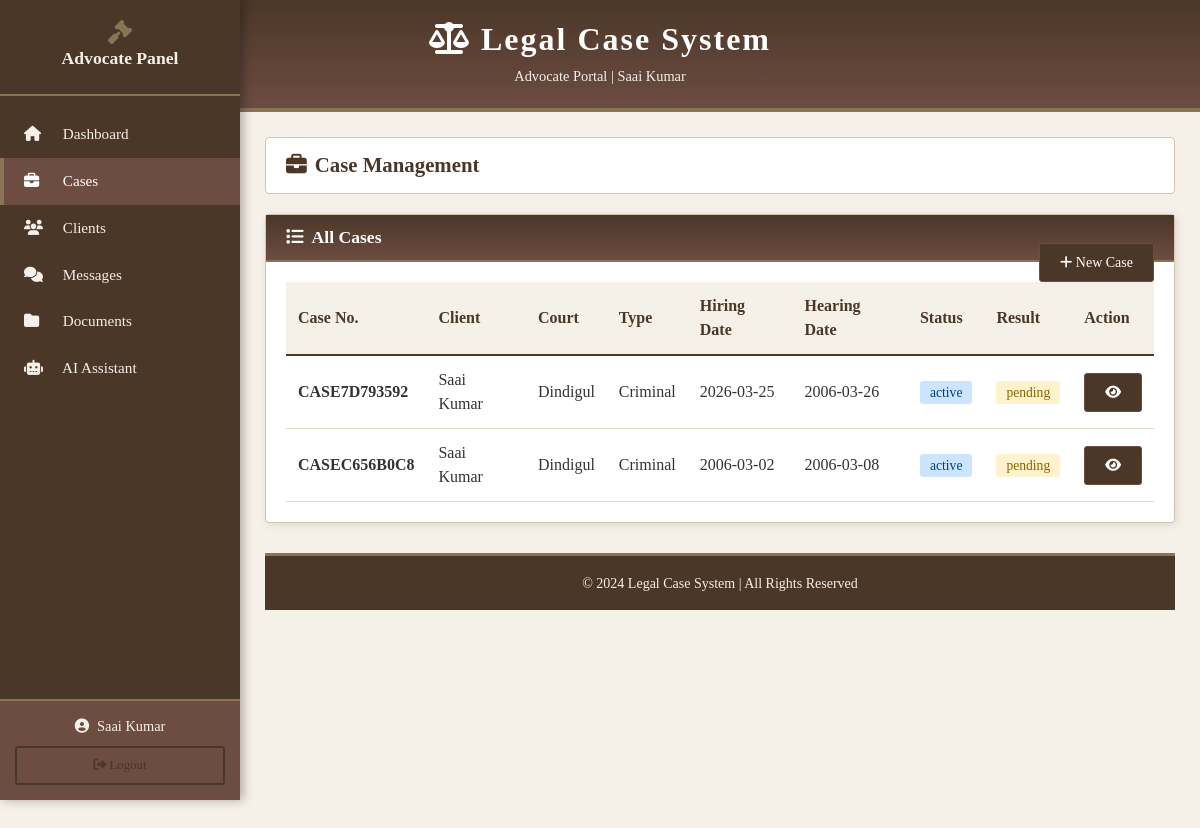
The app's page /advocate/cases (signed in) with its own data.
### tables this page shows
CREATE TABLE clients (
        id INTEGER PRIMARY KEY AUTOINCREMENT,
        client_id TEXT UNIQUE NOT NULL,
        password TEXT NOT NULL,
        name TEXT NOT NULL,
        email TEXT UNIQUE NOT NULL,
        phone TEXT,
        address TEXT,
        created_at TIMESTAMP DEFAULT CURRENT_TIMESTAMP
    , aadhar_number TEXT, profile_image TEXT);

CREATE TABLE cases (
        id INTEGER PRIMARY KEY AUTOINCREMENT,
        case_number TEXT UNIQUE NOT NULL,
        client_id INTEGER NOT NULL,
        advocate_id INTEGER NOT NULL,
        court_name TEXT NOT NULL,
        case_type TEXT NOT NULL,
        hiring_date DATE NOT NULL,
        hearing_date DATE,
        case_result TEXT DEFAULT 'pending',
        description TEXT,
        status TEXT DEFAULT 'active',
        created_at TIMESTAMP DEFAULT CURRENT_TIMESTAMP,
        FOREIGN KEY (client_id) REFERENCES clients(id),
        FOREIGN KEY (advocate_id) REFERENCES advocates(id)
    );

### app.py (the view, shortened to what this page needs)
@app.route('/advocate/cases', methods=['GET', 'POST'])
@login_required
def advocate_cases():
    if session['user_type'] != 'advocate':
        return redirect(url_for('login'))
    conn = get_db_connection()
    cases = conn.execute('''SELECT c.*, cl.name as client_name
        FROM cases c JOIN clients cl ON c.client_id = cl.id
        WHERE c.advocate_id = ? ORDER BY c.created_at DESC''', (session['user_id'],)).fetchall()
    clients = conn.execute('SELECT * FROM clients').fetchall()
    conn.close()
    return render_template('advocate_cases.html', cases=cases, clients=clients)

### app.py (called while the page is built)
def get_db_connection():
    conn = sqlite3.connect('advocate_system.db')
    conn.row_factory = sqlite3.Row
    return conn

def login_required(f):
    @wraps(f)
    def decorated_function(*args, **kwargs):
        if 'user_id' not in session or 'user_type' not in session:
            return redirect(url_for('login'))
        return f(*args, **kwargs)
    return decorated_function

### templates/advocate_cases.html (shortened to what this page needs)
{% extends "base.html" %}
{% block content %}
<div class="trad-header">
    <h1><i class="fas fa-balance-scale"></i> Legal Case System</h1>
    <div class="subtitle">Advocate Portal | {{ session['user_name'] }}</div>
</div>
<div class="trad-sidebar">
    <div class="trad-sidebar-header">
        <i class="fas fa-gavel"></i>
        <h4>Advocate Panel</h4>
    </div>
    <div class="trad-sidebar-menu">
        <a href="{{ url_for('advocate_dashboard') }}">
            <i class="fas fa-home"></i> Dashboard
        </a>
        <a href="{{ url_for('advocate_cases') }}" class="active">
            <i class="fas fa-briefcase"></i> Cases
        </a>
        <a href="{{ url_for('advocate_clients') }}">
            <i class="fas fa-users"></i> Clients
        </a>
        <a href="{{ url_for('advocate_messages') }}">
            <i class="fas fa-comments"></i> Messages
        </a>
        <a href="{{ url_for('advocate_documents') }}">
            <i class="fas fa-folder"></i> Documents
        </a>
        <a href="{{ url_for('ai_assistant') }}">
            <i class="fas fa-robot"></i> AI Assistant
        </a>
    </div>
    <div class="trad-sidebar-user">
        <div class="user-name">
            <i class="fas fa-user-circle me-2"></i>{{ session['user_name'] }}
        </div>
        <a href="{{ url_for('logout') }}" class="btn btn-sm btn-trad-outline w-100 mt-2" style="font-size:0.8rem;">
            <i class="fas fa-sign-out-alt"></i> Logout
        </a>
    </div>
</div>
<div class="trad-main">
    <div class="trad-page-header">
        <h2><i class="fas fa-briefcase me-2"></i>Case Management</h2>
    </div>
    <div class="trad-card">
        <div class="trad-card-header">
            <h4><i class="fas fa-list me-2"></i>All Cases</h4>
            <button class="btn btn-sm btn-trad" data-bs-toggle="modal" data-bs-target="#newCaseModal" style="float:right; margin-top:-5px;">
                <i class="fas fa-plus"></i> New Case
            </button>
        </div>
        <div class="trad-card-body">
            {% if cases %}
            <table class="trad-table">
                <thead>
                    <tr>
                        <th>Case No.</th>
                        <th>Client</th>
                        <th>Court</th>
                        <th>Type</th>
                        <th>Hiring Date</th>
                        <th>Hearing Date</th>
                        <th>Status</th>
                        <th>Result</th>
                        <th>Action</th>
                    </tr>
                </thead>
                <tbody>
                    {% for case in cases %}
                    <tr>
                        <td><strong>{{ case.case_number }}</strong></td>
                        <td>{{ case.client_name }}</td>
                        <td>{{ case.court_name }}</td>
                        <td>{{ case.case_type }}</td>
                        <td>{{ case.hiring_date }}</td>
                        <td>{{ case.hearing_date or '-' }}</td>
                        <td><span class="status-{{ case.status }}">{{ case.status }}</span></td>
                        <td><span class="status-{{ case.case_result }}">{{ case.case_result }}</span></td>
                        <td>
                            <a href="{{ url_for('advocate_case_detail', case_id=case.id) }}" class="btn btn-sm btn-trad">
                                <i class="fas fa-eye"></i>
                            </a>
                        </td>
                    </tr>
                    {% endfor %}
                </tbody>
            </table>
            {% else %}
            <div class="empty-state">
                <i class="fas fa-folder-open"></i>
                <p>No cases yet</p>
            </div>
            {% endif %}
        </div>
    </div>
    <div class="trad-footer">
        <small>&copy; 2024 Legal Case System | All Rights Reserved</small>
    </div>
</div>
{% endblock %}

### templates/base.html (style rules this page uses)
:root { --primary-brown: #4a3728; --secondary-brown: #6d4c41; --cream: #f5f0e8; --dark-gold: #8b7355; --pure-black: #1a1a1a; --charcoal: #333333; --white: #ffffff; --light-cream: #faf8f5; }
* { margin: 0; padding: 0; box-sizing: border-box; }
body { font-family: 'Georgia', 'Times New Roman', serif; background-color: var(--cream); color: var(--charcoal); }
h1, h2, h3, h4, h5, h6 { font-family: 'Georgia', serif; font-weight: 600; }
.trad-header { background: linear-gradient(180deg, var(--primary-brown) 0%, var(--secondary-brown) 100%); padding: 20px 0; border-bottom: 4px solid var(--dark-gold); }
.trad-header h1 { color: var(--white); font-size: 2rem; text-align: center; letter-spacing: 2px; }
.trad-header .subtitle { color: var(--cream); text-align: center; font-size: 0.9rem; margin-top: 5px; }
.trad-sidebar { background: var(--primary-brown); min-height: 100vh; padding: 0; position: fixed; width: 240px; left: 0; top: 0; box-shadow: 3px 0 10px rgba(0,0,0,0.3); }
.trad-sidebar-header { padding: 20px 15px; border-bottom: 2px solid var(--dark-gold); text-align: center; }
.trad-sidebar-header h4 { color: var(--cream); font-size: 1.1rem; margin-bottom: 5px; }
.trad-sidebar-header i { color: var(--dark-gold); font-size: 1.5rem; }
.trad-sidebar-menu { padding: 15px 0; }
.trad-sidebar-menu a { display: block; padding: 12px 20px; color: var(--cream); text-decoration: none; border-left: 4px solid transparent; transition: all 0.3s; font-size: 0.95rem; }
.trad-sidebar-menu a:hover, .trad-sidebar-menu a.active { background: var(--secondary-brown); border-left-color: var(--dark-gold); color: var(--white); }
.trad-sidebar-menu a i { width: 25px; margin-right: 10px; }
.trad-sidebar-user { position: absolute; bottom: 0; width: 100%; padding: 15px; background: var(--secondary-brown); border-top: 2px solid var(--dark-gold); }
.trad-sidebar-user .user-name { color: var(--cream); font-size: 0.9rem; text-align: center; }
.trad-main { margin-left: 240px; padding: 25px; min-height: 100vh; }
.trad-card { background: var(--white); border: 1px solid #d4c4b0; border-radius: 4px; margin-bottom: 20px; box-shadow: 2px 2px 8px rgba(0,0,0,0.1); }
.trad-card-header { background: linear-gradient(180deg, var(--primary-brown) 0%, var(--secondary-brown) 100%); color: var(--white); padding: 12px 20px; border-bottom: 2px solid var(--dark-gold); }
.trad-card-header h4 { font-size: 1.1rem; margin: 0; }
.trad-card-body { padding: 20px; }
.btn-trad { background: var(--primary-brown); color: var(--white); border: 1px solid var(--secondary-brown); padding: 8px 20px; border-radius: 3px; font-family: 'Georgia', serif; transition: all 0.3s; }
.btn-trad-outline { background: transparent; color: var(--primary-brown); border: 2px solid var(--primary-brown); padding: 8px 20px; border-radius: 3px; font-family: 'Georgia', serif; }
.trad-table { width: 100%; border-collapse: collapse; }
.trad-table thead th { background: var(--cream); color: var(--primary-brown); padding: 12px; text-align: left; border-bottom: 2px solid var(--primary-brown); font-family: 'Georgia', serif; font-weight: 600; }
.trad-table tbody td { padding: 12px; border-bottom: 1px solid #e0d8c8; }
.status-pending { background: #fff3cd; color: #856404; padding: 4px 10px; border-radius: 3px; font-size: 0.85rem; }
.status-active { background: #cce5ff; color: #004085; padding: 4px 10px; border-radius: 3px; font-size: 0.85rem; }
.trad-page-header { background: var(--white); border: 1px solid #d4c4b0; padding: 15px 20px; margin-bottom: 20px; border-radius: 4px; }
.trad-page-header h2 { color: var(--primary-brown); font-size: 1.3rem; margin: 0; }
.trad-footer { background: var(--primary-brown); color: var(--cream); text-align: center; padding: 15px; margin-top: 30px; border-top: 3px solid var(--dark-gold); }

### records on screen
clients: user_name "Saai Kumar"
cases: case_number "CASE7D793592", client_name "Saai Kumar", court_name "Dindigul", case_type "Criminal", hiring_date "2026-03-25", hearing_date "2006-03-26", status "active", case_result "pending"
cases: case_number "CASEC656B0C8", client_name "Saai Kumar", court_name "Dindigul", case_type "Criminal", hiring_date "2006-03-02", hearing_date "2006-03-08", status "active", case_result "pending"
